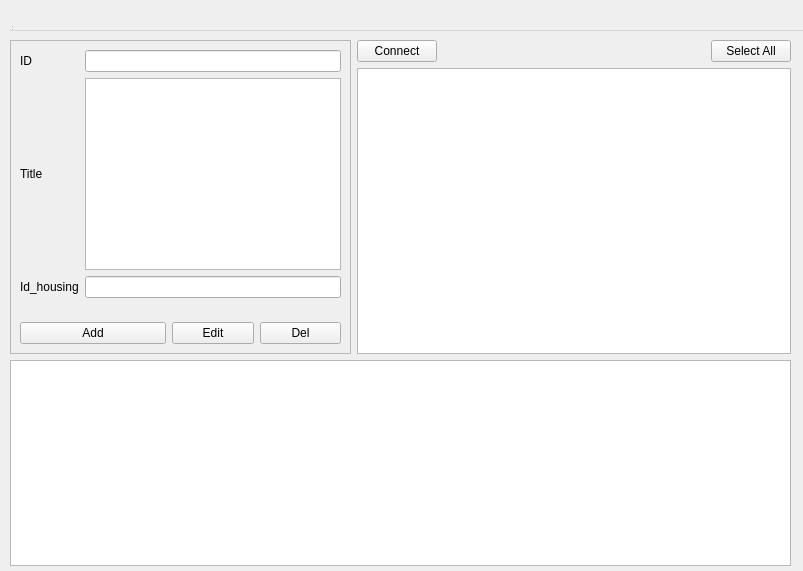
<?xml version="1.0" encoding="UTF-8"?>
<ui version="4.0">
 <class>faculties</class>
 <widget class="QWidget" name="faculties">
  <property name="geometry">
   <rect>
    <x>0</x>
    <y>0</y>
    <width>803</width>
    <height>571</height>
   </rect>
  </property>
  <property name="windowTitle">
   <string>Form</string>
  </property>
  <widget class="QWidget" name="centralwidget">
   <property name="geometry">
    <rect>
     <x>10</x>
     <y>40</y>
     <width>781</width>
     <height>526</height>
    </rect>
   </property>
   <layout class="QGridLayout" name="gridLayout_2">
    <item row="0" column="2">
     <spacer name="horizontalSpacer">
      <property name="orientation">
       <enum>Qt::Orientation::Horizontal</enum>
      </property>
      <property name="sizeHint" stdset="0">
       <size>
        <width>277</width>
        <height>20</height>
       </size>
      </property>
     </spacer>
    </item>
    <item row="0" column="1">
     <widget class="QPushButton" name="btnConnect">
      <property name="text">
       <string>Connect</string>
      </property>
     </widget>
    </item>
    <item row="0" column="3">
     <widget class="QPushButton" name="btnSelectAll">
      <property name="text">
       <string>Select All</string>
      </property>
     </widget>
    </item>
    <item row="2" column="0" colspan="4">
     <widget class="QTextEdit" name="teResult">
      <property name="readOnly">
       <bool>true</bool>
      </property>
     </widget>
    </item>
    <item row="1" column="1" colspan="3">
     <widget class="QTableWidget" name="twData"/>
    </item>
    <item row="0" column="0" rowspan="2">
     <widget class="QFrame" name="frame">
      <property name="sizePolicy">
       <sizepolicy hsizetype="Minimum" vsizetype="Preferred">
        <horstretch>0</horstretch>
        <verstretch>0</verstretch>
       </sizepolicy>
      </property>
      <property name="frameShape">
       <enum>QFrame::Shape::StyledPanel</enum>
      </property>
      <property name="frameShadow">
       <enum>QFrame::Shadow::Plain</enum>
      </property>
      <layout class="QGridLayout" name="gridLayout">
       <item row="0" column="0">
        <widget class="QLabel" name="lbID">
         <property name="text">
          <string>ID</string>
         </property>
        </widget>
       </item>
       <item row="0" column="1" colspan="3">
        <widget class="QLineEdit" name="leId"/>
       </item>
       <item row="1" column="0">
        <widget class="QLabel" name="lbTitle">
         <property name="text">
          <string>Title</string>
         </property>
        </widget>
       </item>
       <item row="1" column="1" colspan="3">
        <widget class="QTextEdit" name="teTitle"/>
       </item>
       <item row="2" column="0">
        <widget class="QLabel" name="lbHousing">
         <property name="text">
          <string>Id_housing</string>
         </property>
        </widget>
       </item>
       <item row="2" column="1" colspan="3">
        <widget class="QLineEdit" name="leHousingId"/>
       </item>
       <item row="3" column="2">
        <spacer name="verticalSpacer_2">
         <property name="orientation">
          <enum>Qt::Orientation::Vertical</enum>
         </property>
         <property name="sizeHint" stdset="0">
          <size>
           <width>20</width>
           <height>18</height>
          </size>
         </property>
        </spacer>
       </item>
       <item row="4" column="0" colspan="2">
        <widget class="QPushButton" name="btnAdd">
         <property name="text">
          <string>Add</string>
         </property>
        </widget>
       </item>
       <item row="4" column="2">
        <widget class="QPushButton" name="btnEdit">
         <property name="text">
          <string>Edit</string>
         </property>
        </widget>
       </item>
       <item row="4" column="3">
        <widget class="QPushButton" name="btnDel">
         <property name="text">
          <string>Del</string>
         </property>
        </widget>
       </item>
      </layout>
     </widget>
    </item>
   </layout>
  </widget>
  <widget class="QMenuBar" name="menubar">
   <property name="geometry">
    <rect>
     <x>10</x>
     <y>10</y>
     <width>800</width>
     <height>21</height>
    </rect>
   </property>
  </widget>
  <widget class="QStatusBar" name="statusbar">
   <property name="geometry">
    <rect>
     <x>10</x>
     <y>10</y>
     <width>3</width>
     <height>22</height>
    </rect>
   </property>
  </widget>
 </widget>
 <resources/>
 <connections/>
</ui>
